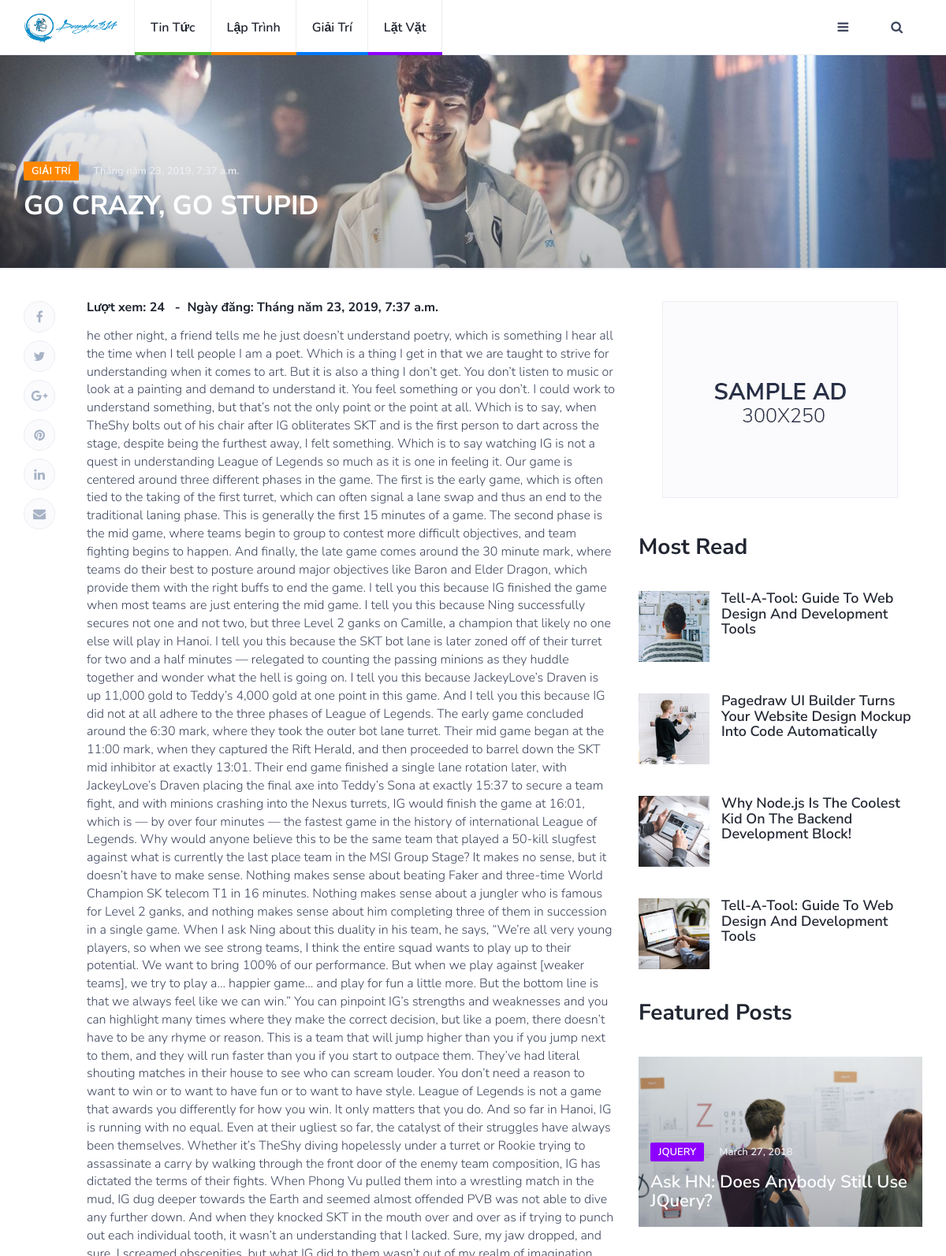
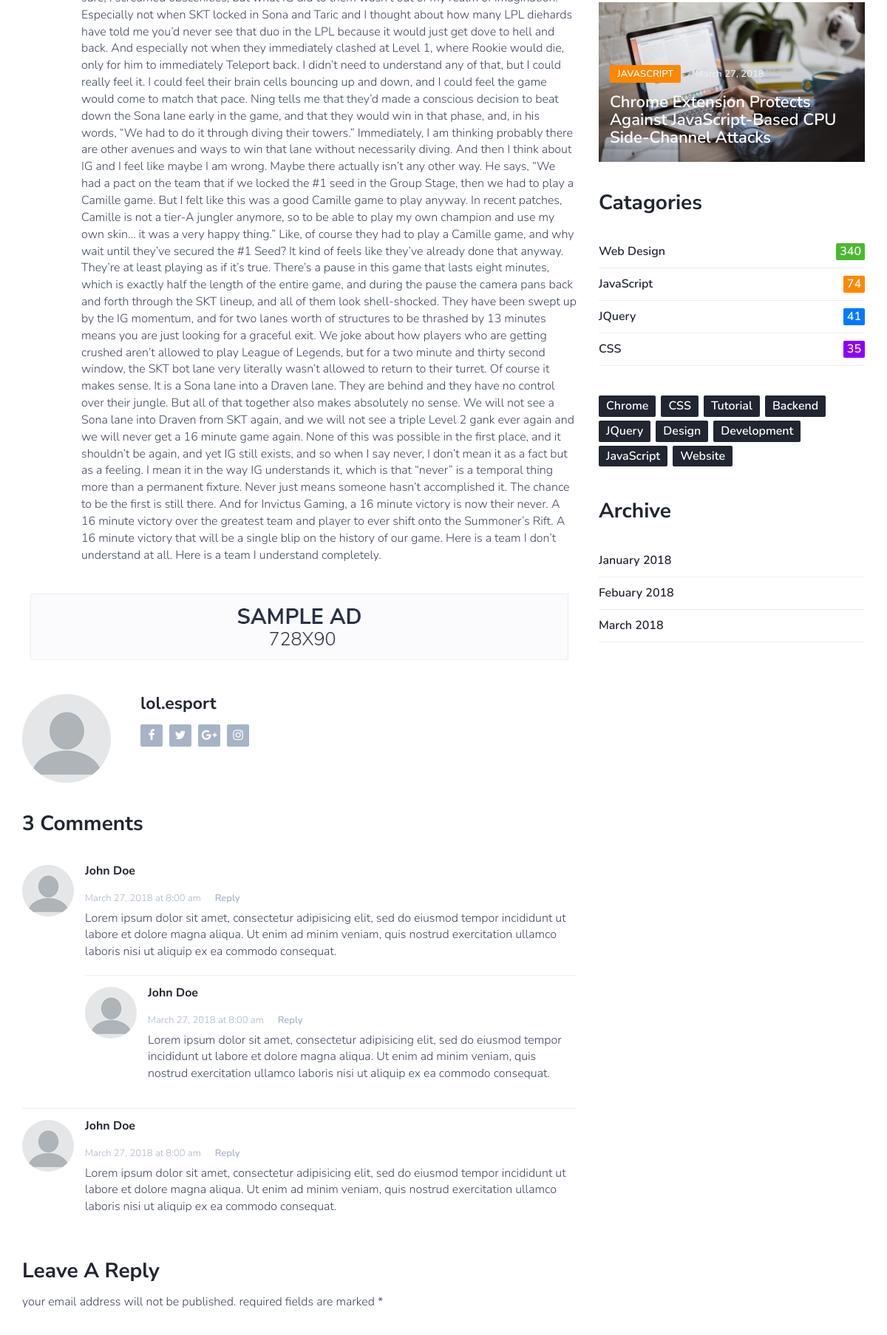
The app's page /article/1/ (upper part) with its own data (2 pictures, top to bottom).
### MyBlog/models.py (models this page shows)
class Category(models.Model):
    catName = models.CharField(max_length=20, null=False)
    catKey = models.CharField(max_length=16, null=False)
    catDescription = models.CharField(max_length=1000, null=True)
    catViews = models.IntegerField(default=0)
    def __str__(self):
        return self.catName

class Article(models.Model):
    artName = models.CharField(max_length=200, null=False)
    artContent = models.TextField()
    artAuthor = models.CharField(max_length=100, null=False)
    artDateCreate = models.DateTimeField(auto_now=True)
    artDesImg = models.CharField(max_length=255, null=False)
    artCatID = models.ForeignKey(Category,verbose_name='catName', on_delete=models.PROTECT)
    artView = models.IntegerField(default=0)

### MyBlog/views.py (the view)
# urls.py: url(r'^article/(?P<artID>[0-9]+)/$', views.art, name='art'),
def art(request, artID):
    try:
        getArt=Article.objects.get(id=artID)
        getArt.artView = getArt.artView + 1
        artCatID = getArt.artCatID
        getArt.save()
        print(artCatID)
        getCat = Category.objects.get(catName=artCatID)
        print(getCat.catViews)
        getCat.catViews = getCat.catViews + 1
        getCat.save()
    except BaseException as be:
        print(be.__str__())
    try:
        art=  Article.objects.get(id=artID)
    except BaseException as be:
        print(be.__str__())
    return render(request,'blog/post.html',{'cats': Category.objects.all(), 'art': art})

### templates/blog/post.html (shortened to what this page needs)
{% extends 'template/postTemp.html' %}
{% load staticfiles %}
{% block category %}
    {% for cat in cats %}
        <li class="cat-{{ cat.id }}"><a href="/{{ cat.catKey }}">{{ cat.catName }}</a></li>
    {% endfor %}
{% endblock %}
{% block headerPost %}
    <div id="post-header" class="page-header">
				<div class="background-img" style="background-image: url('{% static 'img/' %}{{ art.artDesImg }}');"></div>
				<div class="container">
					<div class="row">
						<div class="col-md-10">
							<div class="post-meta">
								<a class="post-category cat-2" href="category.html">{{ art.artCatID }}</a>
								<span class="post-date">{{ art.artDateCreate }}</span>
							</div>
							<h1>{{ art.artName }}</h1>
						</div>
					</div>
				</div>
			</div>
{% endblock %}
{% block inforPost %}
    <h4>Lượt xem: {{ art.artView }} &nbsp; - &nbsp;Ngày đăng: {{ art.artDateCreate }}</h4>
{% endblock %}
{% block content %}
    {{ art.artContent }}
{% endblock %}
{% block author %}
    {{ art.artAuthor }}
{% endblock %}

### templates/template/postTemp.html (shortened to what this page needs)
{% load staticfiles %}
<!DOCTYPE html>
<html lang="en">
	<head>
		<link type="text/css" rel="stylesheet" href="{% static 'css/bootstrap.min.css' %}"/>
		<link rel="stylesheet" href="{% static 'css/font-awesome.min.css' %}">
		<link type="text/css" rel="stylesheet" href="{% static 'css/style.css' %}"/>
    </head>
	<body>
		<header id="header">
			<div id="nav">
				<div id="nav-fixed">
					<div class="container">
						<div class="nav-logo">
							<a href="/index.html" class="logo"><img src="{% static 'img/myLogo.png' %}" alt=""></a>
						</div>
						<ul class="nav-menu nav navbar-nav">
							{% block category %}{% endblock %}
						</ul>
						<div class="nav-btns">
							<button class="aside-btn"><i class="fa fa-bars"></i></button>
							<button class="search-btn"><i class="fa fa-search"></i></button>
						</div>
					</div>
				</div>
			</div>
			{% block headerPost %}{% endblock %}
		</header>
		<div class="section">
			<div class="container">
				<div class="row">
					<div class="col-md-8">
						<div class="section-row sticky-container">
							<div class="main-post">
                                {% block inforPost %}{% endblock %}
								{% block content %}{% endblock %}
							</div>
							<div class="post-shares sticky-shares">
								<a href="#" class="share-facebook"><i class="fa fa-facebook"></i></a>
								<a href="#" class="share-twitter"><i class="fa fa-twitter"></i></a>
								<a href="#" class="share-google-plus"><i class="fa fa-google-plus"></i></a>
								<a href="#" class="share-pinterest"><i class="fa fa-pinterest"></i></a>
								<a href="#" class="share-linkedin"><i class="fa fa-linkedin"></i></a>
								<a href="#"><i class="fa fa-envelope"></i></a>
							</div>
						</div>
						<div class="section-row text-center">
							<a href="#" style="display: inline-block;margin: auto;">
								<img class="img-responsive" src="./img/ad-2.jpg" alt="">
							</a>
						</div>
						<div class="section-row">
							<div class="post-author">
								<div class="media">
									<div class="media-left">
										<img class="media-object" src="./img/author.png" alt="">
									</div>
									<div class="media-body">
										<div class="media-heading">
											<h3>{% block author %}{% endblock %}</h3>
										</div>
										<ul class="author-social">
											<li><a href="#"><i class="fa fa-facebook"></i></a></li>
											<li><a href="#"><i class="fa fa-twitter"></i></a></li>
											<li><a href="#"><i class="fa fa-google-plus"></i></a></li>
											<li><a href="#"><i class="fa fa-instagram"></i></a></li>
										</ul>
									</div>
								</div>
							</div>
						</div>
						<div class="section-row">
							<div class="section-title">
								<h2>3 Comments</h2>
							</div>
							<div class="post-comments">
								<div class="media">
									<div class="media-left">
										<img class="media-object" src="./img/avatar.png" alt="">
									</div>
									<div class="media-body">
										<div class="media-heading">
											<h4>John Doe</h4>
											<span class="time">March 27, 2018 at 8:00 am</span>
											<a href="#" class="reply">Reply</a>
										</div>
										<p>Lorem ipsum dolor sit amet, consectetur adipisicing elit, sed do eiusmod tempor incididunt ut labore et dolore magna aliqua. Ut enim ad minim veniam, quis nostrud exercitation ullamco laboris nisi ut aliquip ex ea commodo consequat.</p>
										<div class="media">
											<div class="media-left">
												<img class="media-object" src="./img/avatar.png" alt="">
											</div>
											<div class="media-body">
												<div class="media-heading">
													<h4>John Doe</h4>
													<span class="time">March 27, 2018 at 8:00 am</span>
													<a href="#" class="reply">Reply</a>
												</div>
												<p>Lorem ipsum dolor sit amet, consectetur adipisicing elit, sed do eiusmod tempor incididunt ut labore et dolore magna aliqua. Ut enim ad minim veniam, quis nostrud exercitation ullamco laboris nisi ut aliquip ex ea commodo consequat.</p>
											</div>
										</div>
									</div>
								</div>
								<div class="media">
									<div class="media-left">
										<img class="media-object" src="./img/avatar.png" alt="">
									</div>
									<div class="media-body">
										<div class="media-heading">
											<h4>John Doe</h4>
											<span class="time">March 27, 2018 at 8:00 am</span>
											<a href="#" class="reply">Reply</a>
										</div>
										<p>Lorem ipsum dolor sit amet, consectetur adipisicing elit, sed do eiusmod tempor incididunt ut labore et dolore magna aliqua. Ut enim ad minim veniam, quis nostrud exercitation ullamco laboris nisi ut aliquip ex ea commodo consequat.</p>
									</div>
								</div>
							</div>
						</div>
						<div class="section-row">
							<div class="section-title">
								<h2>Leave a reply</h2>
								<p>your email address will not be published. required fields are marked *</p>
							</div>
						</div>
					</div>
					<div class="col-md-4">
						<div class="aside-widget text-center">
							<a href="#" style="display: inline-block;margin: auto;">
								<img class="img-responsive" src="./img/ad-1.jpg" alt="">
							</a>
						</div>
						<div class="aside-widget">
							<div class="section-title">
								<h2>Most Read</h2>
							</div>
							<div class="post post-widget">
								<a class="post-img" href="blog-post.html"><img src="./img/widget-1.jpg" alt=""></a>
								<div class="post-body">
									<h3 class="post-title"><a href="blog-post.html">Tell-A-Tool: Guide To Web Design And Development Tools</a></h3>
								</div>
							</div>
							<div class="post post-widget">
								<a class="post-img" href="blog-post.html"><img src="./img/widget-2.jpg" alt=""></a>
								<div class="post-body">
									<h3 class="post-title"><a href="blog-post.html">Pagedraw UI Builder Turns Your Website Design Mockup Into Code Automatically</a></h3>
								</div>
							</div>
							<div class="post post-widget">
								<a class="post-img" href="blog-post.html"><img src="./img/widget-3.jpg" alt=""></a>
								<div class="post-body">
									<h3 class="post-title"><a href="blog-post.html">Why Node.js Is The Coolest Kid On The Backend Development Block!</a></h3>
								</div>
							</div>
							<div class="post post-widget">
								<a class="post-img" href="blog-post.html"><img src="./img/widget-4.jpg" alt=""></a>
								<div class="post-body">
									<h3 class="post-title"><a href="blog-post.html">Tell-A-Tool: Guide To Web Design And Development Tools</a></h3>
								</div>
							</div>
						</div>
						<div class="aside-widget">
							<div class="section-title">
								<h2>Featured Posts</h2>
							</div>
							<div class="post post-thumb">
								<a class="post-img" href="blog-post.html"><img src="./img/post-2.jpg" alt=""></a>
								<div class="post-body">
									<div class="post-meta">
										<a class="post-category cat-3" href="#">Jquery</a>
										<span class="post-date">March 27, 2018</span>
									</div>
									<h3 class="post-title"><a href="blog-post.html">Ask HN: Does Anybody Still Use JQuery?</a></h3>
								</div>
							</div>
							<div class="post post-thumb">
								<a class="post-img" href="blog-post.html"><img src="./img/post-1.jpg" alt=""></a>
								<div class="post-body">
									<div class="post-meta">
										<a class="post-category cat-2" href="#">JavaScript</a>
										<span class="post-date">March 27, 2018</span>
									</div>
									<h3 class="post-title"><a href="blog-post.html">Chrome Extension Protects Against JavaScript-Based CPU Side-Channel Attacks</a></h3>
								</div>
							</div>
						</div>
						<div class="aside-widget">
							<div class="section-title">
								<h2>Catagories</h2>
							</div>
							<div class="category-widget">
								<ul>
									<li><a href="#" class="cat-1">Web Design<span>340</span></a></li>
									<li><a href="#" class="cat-2">JavaScript<span>74</span></a></li>
									<li><a href="#" class="cat-4">JQuery<span>41</span></a></li>
									<li><a href="#" class="cat-3">CSS<span>35</span></a></li>
								</ul>
							</div>
						</div>
						<div class="aside-widget">
							<div class="tags-widget">
								<ul>
									<li><a href="#">Chrome</a></li>
									<li><a href="#">CSS</a></li>
									<li><a href="#">Tutorial</a></li>
									<li><a href="#">Backend</a></li>
									<li><a href="#">JQuery</a></li>
									<li><a href="#">Design</a></li>
									<li><a href="#">Development</a></li>
									<li><a href="#">JavaScript</a></li>
									<li><a href="#">Website</a></li>
								</ul>
							</div>
						</div>
						<div class="aside-widget">
							<div class="section-title">
								<h2>Archive</h2>
							</div>
							<div class="archive-widget">
								<ul>
									<li><a href="#">January 2018</a></li>
									<li><a href="#">Febuary 2018</a></li>
									<li><a href="#">March 2018</a></li>
								</ul>
							</div>
						</div>
					</div>
				</div>
			</div>
		</div>
	</body>
</html>

### records on screen
Category: catName "Tin Tức"
Category: catName "Lập Trình"
Category: catName "Giải Trí"
Category: catName "Lặt Vặt"
Article: artDesImg (picture), artCatID "GIẢI TRÍ", artDateCreate "Tháng năm 23, 2019, 7:37 a.m.", artName "GO CRAZY, GO STUPID", artView "24", artContent "he other night, a friend tells me he just doesn’t understand poetry, which is something I hear all the time when I tell people I am a poet. Which is a thing I get in that we are taught to strive for understanding when it comes to art. But it is also a thing I don’t get. You don’t listen to music or look at a painting and demand to understand it. You feel something or you don’t. I could work to understand something, but that’s not the only point or the point at all. Which is to say, when TheShy bolts out of his chair after IG obliterates SKT and is the first person to dart across the stage, despite being the furthest away, I felt something. Which is to say watching IG is not a quest in…", artAuthor "lol.esport"
